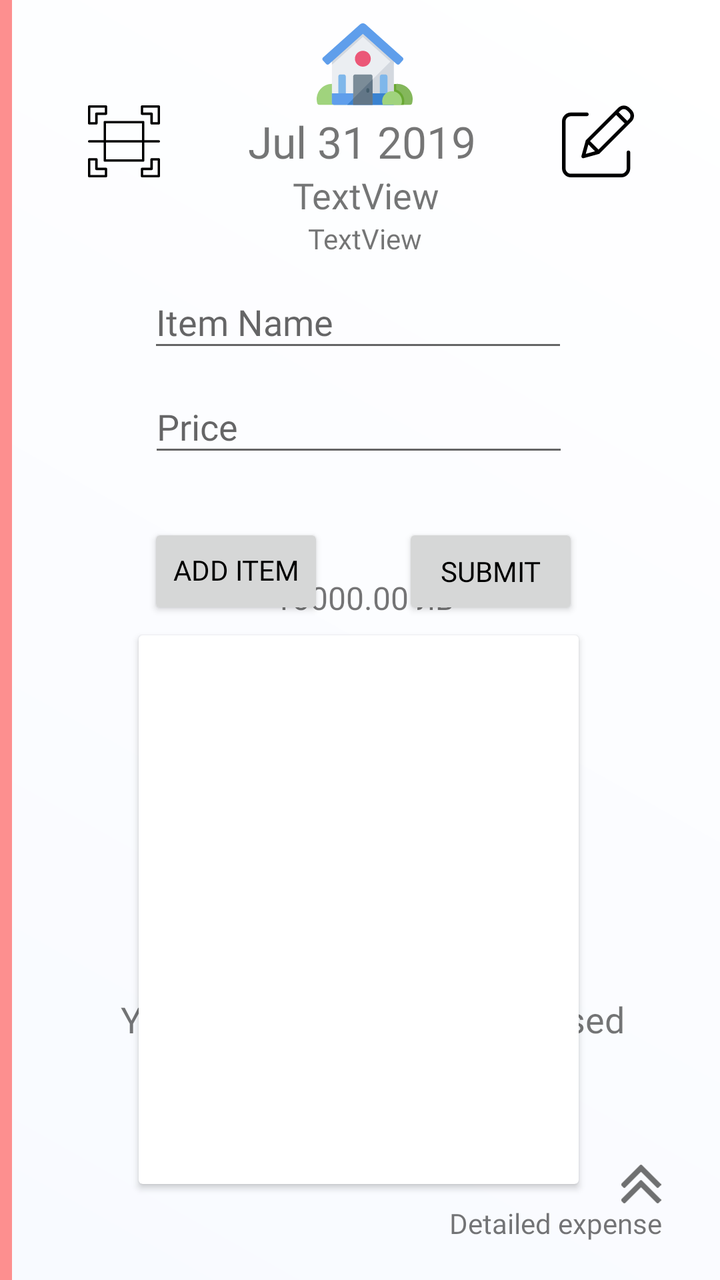
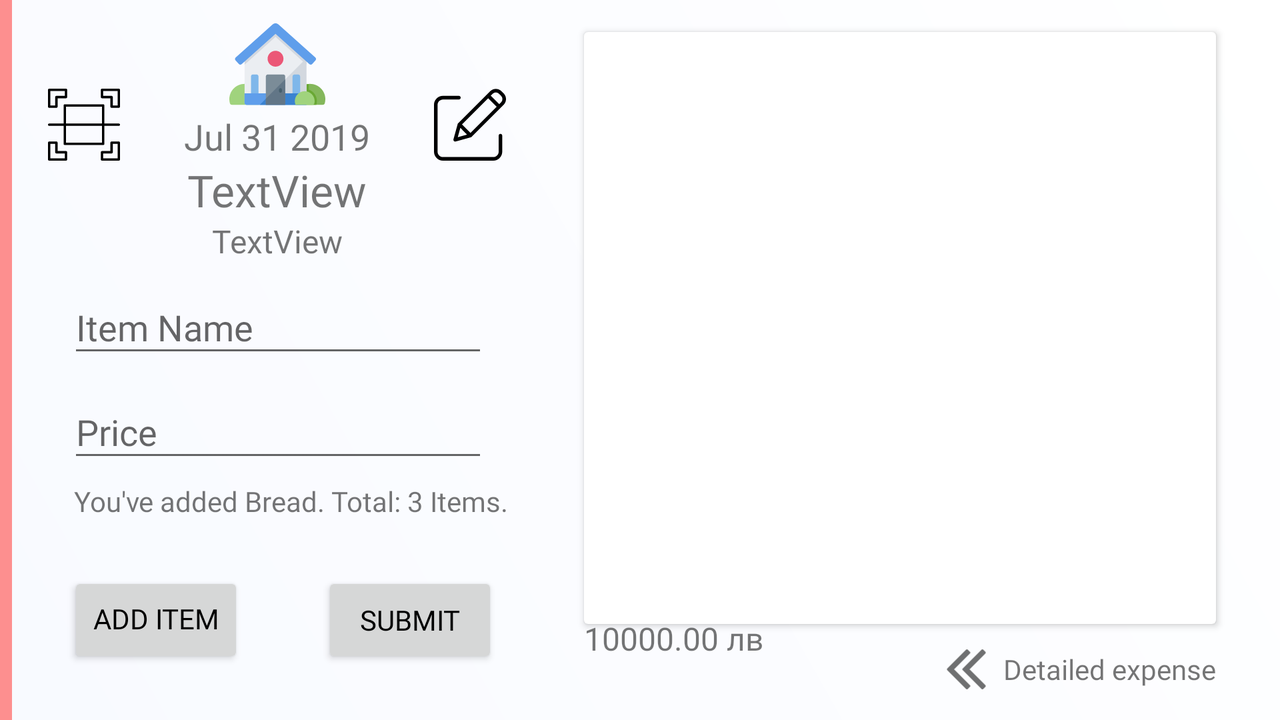

An Android layout and its configuration variant, each rendered on a device that would load it. The default file and the variant file are quoted in full after the pictures.
<!-- AndroidManifest.xml: application theme AppTheme -->
<!-- res/layout/activity_add_purchase1.xml -->
<?xml version="1.0" encoding="utf-8"?>
<androidx.constraintlayout.widget.ConstraintLayout xmlns:android="http://schemas.android.com/apk/res/android"
    xmlns:app="http://schemas.android.com/apk/res-auto"
    xmlns:tools="http://schemas.android.com/tools"
    android:id="@+id/add_expense_root_element"
    android:layout_width="match_parent"
    android:layout_height="match_parent"
    android:background="@drawable/gradient_1"
    android:clickable="true"
    android:focusable="true"
    android:focusableInTouchMode="true"
    tools:context=".view.ui.activities.ActivityAddExpense">

    <LinearLayout
        android:id="@+id/ll_progress_bar"
        android:layout_width="match_parent"
        android:layout_height="wrap_content"
        android:layout_gravity="center"
        android:layout_marginStart="8dp"
        android:layout_marginTop="8dp"
        android:layout_marginBottom="8dp"
        android:gravity="center"
        android:orientation="vertical"
        android:visibility="visible"
        app:layout_constraintBottom_toBottomOf="parent"
        app:layout_constraintStart_toStartOf="parent"
        app:layout_constraintTop_toBottomOf="@+id/bt_submit">

        <ProgressBar
            android:id="@+id/progressBar"
            style="?android:attr/progressBarStyle"
            android:layout_width="match_parent"
            android:layout_height="wrap_content" />

        <TextView
            android:id="@+id/textView10"
            android:layout_width="match_parent"
            android:layout_height="wrap_content"
            android:fontFamily="@font/oswald_regular"
            android:gravity="center_horizontal"
            android:text="Please wait... \n Your Invoice is being processed"
            android:textSize="18sp" />
    </LinearLayout>

    <com.google.android.material.textfield.TextInputLayout
        android:id="@+id/til_name"
        android:layout_width="wrap_content"
        android:layout_height="wrap_content"
        android:layout_marginStart="8dp"
        android:layout_marginEnd="8dp"
        app:layout_constraintEnd_toEndOf="parent"
        app:layout_constraintHorizontal_bias="0.47"
        app:layout_constraintStart_toEndOf="@+id/iv_category_color"
        app:layout_constraintTop_toBottomOf="@+id/tv_subcategory">

        <com.google.android.material.textfield.TextInputEditText
            android:id="@+id/etItemName"
            android:layout_width="match_parent"
            android:layout_height="wrap_content"
            android:ems="10"
            android:fontFamily="@font/oswald"
            android:hint="@string/item_name"
            android:inputType="textPersonName"
            tools:layout_editor_absoluteX="65dp"
            tools:layout_editor_absoluteY="190dp" />
    </com.google.android.material.textfield.TextInputLayout>

    <Button
        android:id="@+id/btAddItem"
        android:layout_width="wrap_content"
        android:layout_height="wrap_content"
        android:layout_marginEnd="8dp"
        android:fontFamily="@font/oswald_bold"
        android:includeFontPadding="false"
        android:text="@string/add_item"
        android:textColor="@android:color/black"
        app:layout_constraintBottom_toBottomOf="@+id/bt_submit"
        app:layout_constraintEnd_toEndOf="parent"
        app:layout_constraintHorizontal_bias="0.0"
        app:layout_constraintStart_toStartOf="@+id/til_name"
        app:layout_constraintTop_toTopOf="@+id/bt_submit"
        app:layout_constraintVertical_bias="1.0" />

    <androidx.cardview.widget.CardView
        android:id="@+id/frameLayout"
        android:layout_width="0dp"
        android:layout_height="0dp"
        android:layout_marginTop="8dp"
        android:layout_marginBottom="48dp"
        android:background="@color/colorPie"
        android:isScrollContainer="false"
        app:layout_constraintBottom_toBottomOf="parent"
        app:layout_constraintEnd_toEndOf="@+id/til_price"
        app:layout_constraintHorizontal_bias="0.0"
        app:layout_constraintStart_toStartOf="@+id/til_price"
        app:layout_constraintTop_toBottomOf="@+id/bt_submit">

        <androidx.recyclerview.widget.RecyclerView
            android:id="@+id/rvListItems"
            android:layout_width="match_parent"
            android:layout_height="225dp"
            android:layout_margin="8dp"
            android:backgroundTint="@color/colorPie"
            android:isScrollContainer="false" >

        </androidx.recyclerview.widget.RecyclerView>
    </androidx.cardview.widget.CardView>


    <TextView
        android:id="@+id/tv_last_item"
        android:layout_width="wrap_content"
        android:layout_height="wrap_content"
        android:layout_marginStart="8dp"
        android:layout_marginTop="-4dp"
        android:fontFamily="@font/oswald"
        android:textColor="#9ccc65"
        app:layout_constraintStart_toStartOf="@+id/til_price"
        app:layout_constraintTop_toBottomOf="@+id/til_price" />

    <TextView
        android:id="@+id/tv_category"
        android:layout_width="wrap_content"
        android:layout_height="wrap_content"
        android:layout_marginStart="8dp"
        android:layout_marginEnd="8dp"
        android:fontFamily="@font/oswald"
        android:text="TextView"
        android:textSize="18sp"
        app:layout_constraintEnd_toEndOf="parent"
        app:layout_constraintStart_toEndOf="@+id/iv_category_color"
        app:layout_constraintTop_toBottomOf="@+id/tv_date" />

    <TextView
        android:id="@+id/tv_subcategory"
        android:layout_width="wrap_content"
        android:layout_height="wrap_content"
        android:layout_marginStart="8dp"
        android:layout_marginEnd="8dp"
        android:fontFamily="@font/oswald"
        android:text="TextView"
        android:textSize="14sp"
        app:layout_constraintEnd_toEndOf="parent"
        app:layout_constraintHorizontal_bias="0.498"
        app:layout_constraintStart_toEndOf="@+id/iv_category_color"
        app:layout_constraintTop_toBottomOf="@+id/tv_category" />



    <ImageView
        android:id="@+id/iv_category_color"
        android:layout_width="6dp"
        android:layout_height="0dp"
        app:layout_constraintBottom_toBottomOf="parent"
        app:layout_constraintStart_toStartOf="parent"
        app:layout_constraintTop_toTopOf="parent"
        app:srcCompat="@color/colorPie" />

    <ImageView
        android:id="@+id/iv_category_icon"
        android:layout_width="wrap_content"
        android:layout_height="wrap_content"
        android:layout_marginStart="8dp"
        android:layout_marginTop="8dp"
        android:layout_marginEnd="8dp"
        app:layout_constraintEnd_toEndOf="parent"
        app:layout_constraintHorizontal_bias="0.498"
        app:layout_constraintStart_toEndOf="@+id/iv_category_color"
        app:layout_constraintTop_toTopOf="parent"
        app:srcCompat="@drawable/ic_category_home" />

    <TextView
        android:id="@+id/tv_date"
        android:layout_width="wrap_content"
        android:layout_height="wrap_content"
        android:layout_marginStart="8dp"
        android:layout_marginEnd="8dp"
        android:fontFamily="@font/oswald_regular"
        android:text="Jul 31 2019"
        android:textSize="22sp"
        app:layout_constraintEnd_toEndOf="parent"
        app:layout_constraintHorizontal_bias="0.491"
        app:layout_constraintStart_toEndOf="@+id/iv_category_color"
        app:layout_constraintTop_toBottomOf="@+id/iv_category_icon" />

    <TextView
        android:id="@+id/tvPrice"
        android:layout_width="wrap_content"
        android:layout_height="wrap_content"
        android:layout_marginStart="8dp"
        android:layout_marginEnd="8dp"
        android:fontFamily="@font/oswald"
        android:gravity="center"
        android:text="10000.00 лв"
        android:textSize="16sp"
        app:layout_constraintBottom_toBottomOf="@+id/bt_submit"
        app:layout_constraintEnd_toStartOf="@+id/bt_submit"
        app:layout_constraintStart_toEndOf="@+id/btAddItem" />

    <Button
        android:id="@+id/bt_submit"
        android:layout_width="wrap_content"
        android:layout_height="wrap_content"
        android:layout_marginTop="8dp"
        android:fontFamily="@font/oswald_bold"
        android:includeFontPadding="true"
        android:padding="4dp"
        android:text="Submit"
        android:textColor="@android:color/black"
        app:layout_constraintEnd_toEndOf="@+id/til_price"
        app:layout_constraintTop_toBottomOf="@+id/tv_last_item" />


    <ImageView
        android:id="@+id/iv_change_expense"
        android:layout_width="wrap_content"
        android:layout_height="wrap_content"
        android:layout_marginStart="8dp"
        android:layout_marginEnd="8dp"
        app:layout_constraintBottom_toBottomOf="@+id/tv_date"
        app:layout_constraintEnd_toEndOf="parent"
        app:layout_constraintStart_toEndOf="@+id/tv_date"
        app:layout_constraintTop_toTopOf="@+id/tv_date"
        app:srcCompat="@drawable/ic_edit" />

    <ImageView
        android:id="@+id/iv_scan"
        android:layout_width="wrap_content"
        android:layout_height="wrap_content"
        android:layout_marginStart="8dp"
        android:layout_marginEnd="8dp"
        app:layout_constraintBottom_toBottomOf="@+id/iv_change_expense"
        app:layout_constraintEnd_toStartOf="@+id/tv_date"
        app:layout_constraintStart_toStartOf="parent"
        app:layout_constraintTop_toTopOf="@+id/iv_change_expense"
        app:layout_constraintVertical_bias="1.0"
        app:srcCompat="@drawable/ic_scan" />

    <TextView
        android:id="@+id/tv_rearange"
        android:layout_width="wrap_content"
        android:layout_height="wrap_content"
        android:fontFamily="@font/oswald"
        android:text="Detailed expense"
        app:layout_constraintEnd_toEndOf="@+id/iv_switch_constraints"
        app:layout_constraintTop_toBottomOf="@+id/iv_switch_constraints" />

    <com.google.android.material.textfield.TextInputLayout
        android:id="@+id/til_price"
        android:layout_width="wrap_content"
        android:layout_height="wrap_content"
        app:layout_constraintEnd_toEndOf="@+id/til_name"
        app:layout_constraintHorizontal_bias="0.495"
        app:layout_constraintStart_toStartOf="@+id/til_name"
        app:layout_constraintTop_toBottomOf="@+id/til_name">

        <com.google.android.material.textfield.TextInputEditText
            android:id="@+id/etItemPrice"
            android:layout_width="wrap_content"
            android:layout_height="wrap_content"
            android:layout_margin="5dp"
            android:layout_marginStart="8dp"
            android:layout_marginEnd="8dp"
            android:ems="10"
            android:focusableInTouchMode="true"
            android:fontFamily="@font/oswald"
            android:hint="@string/price"
            android:inputType="numberDecimal"
            app:layout_constraintEnd_toEndOf="parent"
            app:layout_constraintHorizontal_bias="0.496"
            app:layout_constraintStart_toStartOf="parent"
            tools:layout_editor_absoluteY="246dp" />
    </com.google.android.material.textfield.TextInputLayout>

    <ImageView
        android:id="@+id/iv_switch_constraints"
        android:layout_width="21dp"
        android:layout_height="wrap_content"
        android:layout_marginStart="8dp"
        android:layout_marginEnd="16dp"
        android:rotation="180"
        app:layout_constraintBottom_toBottomOf="@+id/frameLayout"
        app:layout_constraintEnd_toEndOf="parent"
        app:layout_constraintStart_toEndOf="@+id/frameLayout"
        app:layout_constraintTop_toBottomOf="@+id/frameLayout"
        app:srcCompat="@drawable/ic_thin_arrowheads_pointing_down" />


</androidx.constraintlayout.widget.ConstraintLayout>
<!-- resources referenced by this layout -->
<resources>
  <color name="colorPie">#FD8F8F</color>FF7676
  <!-- drawable gradient_1 (drawable) -->
  <?xml version="1.0" encoding="utf-8"?>
  <shape xmlns:android="http://schemas.android.com/apk/res/android">
      <gradient
          android:angle="45"
          android:endColor="#FFFFFF"
          android:startColor="#F8FAFF"
          />
  </shape>
  <!-- drawable ic_edit (drawable) -->
  <vector android:height="36dp" android:viewportHeight="401"
      android:viewportWidth="401.5229" android:width="36dp" xmlns:android="http://schemas.android.com/apk/res/android">
      <path android:fillColor="#FF000000" android:pathData="m370.59,251.973c-5.523,0 -10,4.477 -10,10v88.789c-0.02,16.563 -13.438,29.984 -30,30h-280.59c-16.563,-0.016 -29.98,-13.438 -30,-30v-260.59c0.02,-16.559 13.438,-29.98 30,-30h88.789c5.523,0 10,-4.477 10,-10 0,-5.52 -4.477,-10 -10,-10h-88.789c-27.602,0.031 -49.969,22.398 -50,50v260.594c0.031,27.602 22.398,49.969 50,50h280.59c27.602,-0.031 49.969,-22.398 50,-50v-88.793c0,-5.523 -4.477,-10 -10,-10zM370.59,251.973"/>
      <path android:fillColor="#FF000000" android:pathData="m376.629,14.441c-17.574,-17.574 -46.066,-17.574 -63.641,0l-178.406,178.406c-1.223,1.223 -2.105,2.738 -2.566,4.402l-23.461,84.699c-0.965,3.473 0.016,7.191 2.563,9.742 2.551,2.547 6.27,3.527 9.742,2.566l84.699,-23.465c1.664,-0.461 3.18,-1.344 4.402,-2.566l178.402,-178.41c17.547,-17.586 17.547,-46.055 0,-63.641zM156.371,199.348 L302.383,53.332 349.473,100.422 203.457,246.438zM146.965,218.223 L184.586,255.848 132.547,270.266zM374.223,75.676 L363.617,86.281 316.523,39.188 327.133,28.582c9.762,-9.762 25.59,-9.762 35.352,0l11.738,11.734c9.746,9.773 9.746,25.59 0,35.359zM374.223,75.676"/>
  </vector>
  <!-- drawable ic_thin_arrowheads_pointing_down (drawable) -->
  <vector android:height="20dp" android:viewportHeight="284.929"
      android:viewportWidth="284.929" android:width="20dp" xmlns:android="http://schemas.android.com/apk/res/android">
      <path android:fillColor="#6F7071" android:pathData="M135.899,167.877c1.902,1.902 4.093,2.851 6.567,2.851s4.661,-0.948 6.562,-2.851L282.082,34.829c1.902,-1.903 2.847,-4.093 2.847,-6.567s-0.951,-4.665 -2.847,-6.567L267.808,7.417c-1.902,-1.903 -4.093,-2.853 -6.57,-2.853c-2.471,0 -4.661,0.95 -6.563,2.853L142.466,119.622L30.262,7.417c-1.903,-1.903 -4.093,-2.853 -6.567,-2.853c-2.475,0 -4.665,0.95 -6.567,2.853L2.856,21.695C0.95,23.597 0,25.784 0,28.262c0,2.478 0.953,4.665 2.856,6.567L135.899,167.877z"/>
      <path android:fillColor="#6F7071" android:pathData="M267.808,117.053c-1.902,-1.903 -4.093,-2.853 -6.57,-2.853c-2.471,0 -4.661,0.95 -6.563,2.853L142.466,229.257L30.262,117.05c-1.903,-1.903 -4.093,-2.853 -6.567,-2.853c-2.475,0 -4.665,0.95 -6.567,2.853L2.856,131.327C0.95,133.23 0,135.42 0,137.893c0,2.474 0.953,4.665 2.856,6.57l133.043,133.046c1.902,1.903 4.093,2.854 6.567,2.854s4.661,-0.951 6.562,-2.854l133.054,-133.046c1.902,-1.903 2.847,-4.093 2.847,-6.565c0,-2.474 -0.951,-4.661 -2.847,-6.567L267.808,117.053z"/>
  </vector>
  <string name="add_item">Add Item</string>
  <string name="item_name">Item Name</string>
  <string name="price">Price</string>
  <style name="AppTheme" parent="Theme.AppCompat.Light.NoActionBar">
          
          <item name="colorPrimary">@color/colorPrimary</item>
          <item name="colorPrimaryDark">@color/colorPrimaryDark</item>
          <item name="colorAccent">@color/colorAccent</item>
  
  
      </style>
  <color name="colorPrimary">#78909C</color>
  <color name="colorPrimaryDark">#4B636E</color>
  <color name="colorAccent">#9ccc65</color>
</resources>
<!-- res/layout-land/activity_add_purchase1.xml (the repository's variant of the layout above) -->
<!-- drawn on the phone turned sideways -->
<?xml version="1.0" encoding="utf-8"?>
<androidx.constraintlayout.widget.ConstraintLayout xmlns:android="http://schemas.android.com/apk/res/android"
    xmlns:app="http://schemas.android.com/apk/res-auto"
    xmlns:tools="http://schemas.android.com/tools"
    android:id="@+id/add_expense_root_element"
    android:layout_width="match_parent"
    android:layout_height="match_parent"
    android:background="@drawable/gradient_1"
    android:clickable="true"
    android:focusable="true"
    android:focusableInTouchMode="true"
    tools:context=".view.ui.activities.ActivityAddExpense">

    <com.google.android.material.textfield.TextInputLayout
        android:id="@+id/til_name"
        android:layout_width="wrap_content"
        android:layout_height="wrap_content"
        android:layout_marginStart="28dp"
        app:layout_constraintStart_toEndOf="@+id/iv_category_color"
        app:layout_constraintTop_toBottomOf="@+id/tv_subcategory">

        <com.google.android.material.textfield.TextInputEditText
            android:id="@+id/etItemName"
            android:layout_width="match_parent"
            android:layout_height="wrap_content"
            android:ems="10"
            android:fontFamily="@font/oswald"
            android:hint="@string/item_name"
            android:inputType="textPersonName"
            tools:layout_editor_absoluteX="65dp"
            tools:layout_editor_absoluteY="190dp" />
    </com.google.android.material.textfield.TextInputLayout>

    <Button
        android:id="@+id/btAddItem"
        android:layout_width="wrap_content"
        android:layout_height="wrap_content"
        android:layout_marginEnd="8dp"
        android:fontFamily="@font/oswald_bold"
        android:includeFontPadding="false"
        android:text="@string/add_item"
        android:textColor="@android:color/black"
        app:layout_constraintBottom_toBottomOf="@+id/bt_submit"
        app:layout_constraintEnd_toEndOf="parent"
        app:layout_constraintHorizontal_bias="0.0"
        app:layout_constraintStart_toStartOf="@+id/til_name"
        app:layout_constraintTop_toTopOf="@+id/bt_submit"
        app:layout_constraintVertical_bias="1.0" />

    <androidx.cardview.widget.CardView
        android:id="@+id/frameLayout"
        android:layout_width="0dp"
        android:layout_height="0dp"
        android:layout_marginStart="48dp"
        android:layout_marginTop="8dp"
        android:layout_marginEnd="32dp"
        android:layout_marginBottom="48dp"
        android:background="@color/colorPie"
        android:isScrollContainer="false"
        app:layout_constraintBottom_toBottomOf="parent"
        app:layout_constraintEnd_toEndOf="parent"
        app:layout_constraintStart_toEndOf="@+id/til_name"
        app:layout_constraintTop_toTopOf="@+id/iv_category_icon">

        <androidx.recyclerview.widget.RecyclerView
            android:id="@+id/rvListItems"
            android:layout_width="match_parent"
            android:layout_height="289dp"
            android:layout_margin="8dp"
            android:backgroundTint="@color/colorPie"
            android:isScrollContainer="false" />
    </androidx.cardview.widget.CardView>


    <TextView
        android:id="@+id/tv_last_item"
        android:layout_width="wrap_content"
        android:layout_height="wrap_content"
        android:layout_marginStart="8dp"
        android:fontFamily="@font/oswald"
        android:text="You've added Bread. Total: 3 Items."
        app:layout_constraintStart_toStartOf="@+id/til_price"
        app:layout_constraintTop_toBottomOf="@+id/til_price" />

    <TextView
        android:id="@+id/tv_category"
        android:layout_width="wrap_content"
        android:layout_height="wrap_content"
        android:fontFamily="@font/oswald_bold"
        android:text="TextView"
        android:textSize="22sp"
        app:layout_constraintEnd_toEndOf="@+id/tv_date"
        app:layout_constraintStart_toStartOf="@+id/tv_date"
        app:layout_constraintTop_toBottomOf="@+id/tv_date" />

    <TextView
        android:id="@+id/tv_subcategory"
        android:layout_width="wrap_content"
        android:layout_height="wrap_content"
        android:fontFamily="@font/oswald"
        android:text="TextView"
        android:textSize="16sp"
        app:layout_constraintEnd_toEndOf="@+id/tv_category"
        app:layout_constraintStart_toStartOf="@+id/tv_category"
        app:layout_constraintTop_toBottomOf="@+id/tv_category" />



    <ImageView
        android:id="@+id/iv_category_color"
        android:layout_width="6dp"
        android:layout_height="0dp"
        app:layout_constraintBottom_toBottomOf="parent"
        app:layout_constraintStart_toStartOf="parent"
        app:layout_constraintTop_toTopOf="parent"
        app:srcCompat="@color/colorPie" />

    <ImageView
        android:id="@+id/iv_category_icon"
        android:layout_width="wrap_content"
        android:layout_height="wrap_content"
        android:layout_marginStart="8dp"
        android:layout_marginTop="8dp"
        app:layout_constraintEnd_toEndOf="@+id/til_name"
        app:layout_constraintHorizontal_bias="0.471"
        app:layout_constraintStart_toStartOf="@+id/til_name"
        app:layout_constraintTop_toTopOf="parent"
        app:srcCompat="@drawable/ic_category_home" />

    <TextView
        android:id="@+id/tv_date"
        android:layout_width="wrap_content"
        android:layout_height="wrap_content"
        android:fontFamily="@font/oswald_regular"
        android:text="Jul 31 2019"
        android:textSize="18sp"
        app:layout_constraintEnd_toEndOf="@+id/iv_category_icon"
        app:layout_constraintStart_toStartOf="@+id/iv_category_icon"
        app:layout_constraintTop_toBottomOf="@+id/iv_category_icon" />

    <TextView
        android:id="@+id/tvPrice"
        android:layout_width="wrap_content"
        android:layout_height="wrap_content"
        android:layout_marginBottom="4dp"
        android:fontFamily="@font/oswald"
        android:gravity="center"
        android:text="10000.00 лв"
        android:textSize="16sp"
        app:layout_constraintBottom_toBottomOf="@+id/bt_submit"
        app:layout_constraintStart_toStartOf="@+id/frameLayout" />

    <Button
        android:id="@+id/bt_submit"
        android:layout_width="wrap_content"
        android:layout_height="wrap_content"
        android:fontFamily="@font/oswald_bold"
        android:includeFontPadding="true"
        android:padding="4dp"
        android:text="Submit"
        android:textColor="@android:color/black"
        app:layout_constraintBottom_toBottomOf="parent"
        app:layout_constraintEnd_toEndOf="@+id/til_price"
        app:layout_constraintTop_toBottomOf="@+id/tv_last_item" />


    <ImageView
        android:id="@+id/iv_change_expense"
        android:layout_width="wrap_content"
        android:layout_height="wrap_content"
        android:layout_marginStart="32dp"
        app:layout_constraintBottom_toBottomOf="@+id/tv_date"
        app:layout_constraintStart_toEndOf="@+id/tv_date"
        app:layout_constraintTop_toTopOf="@+id/tv_date"
        app:layout_constraintVertical_bias="1.0"
        app:srcCompat="@drawable/ic_edit" />

    <ImageView
        android:id="@+id/iv_scan"
        android:layout_width="wrap_content"
        android:layout_height="wrap_content"
        android:layout_marginEnd="32dp"
        app:layout_constraintBottom_toBottomOf="@+id/iv_change_expense"
        app:layout_constraintEnd_toStartOf="@+id/tv_date"
        app:layout_constraintTop_toTopOf="@+id/iv_change_expense"
        app:layout_constraintVertical_bias="1.0"
        app:srcCompat="@drawable/ic_scan" />

    <TextView
        android:id="@+id/tv_rearange"
        android:layout_width="wrap_content"
        android:layout_height="wrap_content"
        android:layout_marginTop="13dp"
        android:fontFamily="@font/oswald"
        android:text="Detailed expense"
        app:layout_constraintEnd_toEndOf="@+id/frameLayout"
        app:layout_constraintTop_toBottomOf="@+id/frameLayout" />

    <com.google.android.material.textfield.TextInputLayout
        android:id="@+id/til_price"
        android:layout_width="wrap_content"
        android:layout_height="wrap_content"
        app:layout_constraintEnd_toEndOf="@+id/til_name"
        app:layout_constraintHorizontal_bias="0.495"
        app:layout_constraintStart_toStartOf="@+id/til_name"
        app:layout_constraintTop_toBottomOf="@+id/til_name">

        <com.google.android.material.textfield.TextInputEditText
            android:id="@+id/etItemPrice"
            android:layout_width="wrap_content"
            android:layout_height="wrap_content"
            android:layout_margin="5dp"
            android:layout_marginStart="8dp"
            android:layout_marginEnd="8dp"
            android:ems="10"
            android:focusableInTouchMode="true"
            android:fontFamily="@font/oswald"
            android:hint="@string/price"
            android:inputType="numberDecimal"
            app:layout_constraintEnd_toEndOf="parent"
            app:layout_constraintHorizontal_bias="0.496"
            app:layout_constraintStart_toStartOf="parent"
            tools:layout_editor_absoluteY="246dp" />
    </com.google.android.material.textfield.TextInputLayout>

    <ImageView
        android:id="@+id/iv_switch_constraints"
        android:layout_width="21dp"
        android:layout_height="wrap_content"
        android:layout_marginEnd="8dp"
        android:rotation="90"
        app:layout_constraintBottom_toBottomOf="@+id/tv_rearange"
        app:layout_constraintEnd_toStartOf="@+id/tv_rearange"
        app:layout_constraintTop_toTopOf="@+id/tv_rearange"
        app:srcCompat="@drawable/ic_thin_arrowheads_pointing_down" />


</androidx.constraintlayout.widget.ConstraintLayout>
